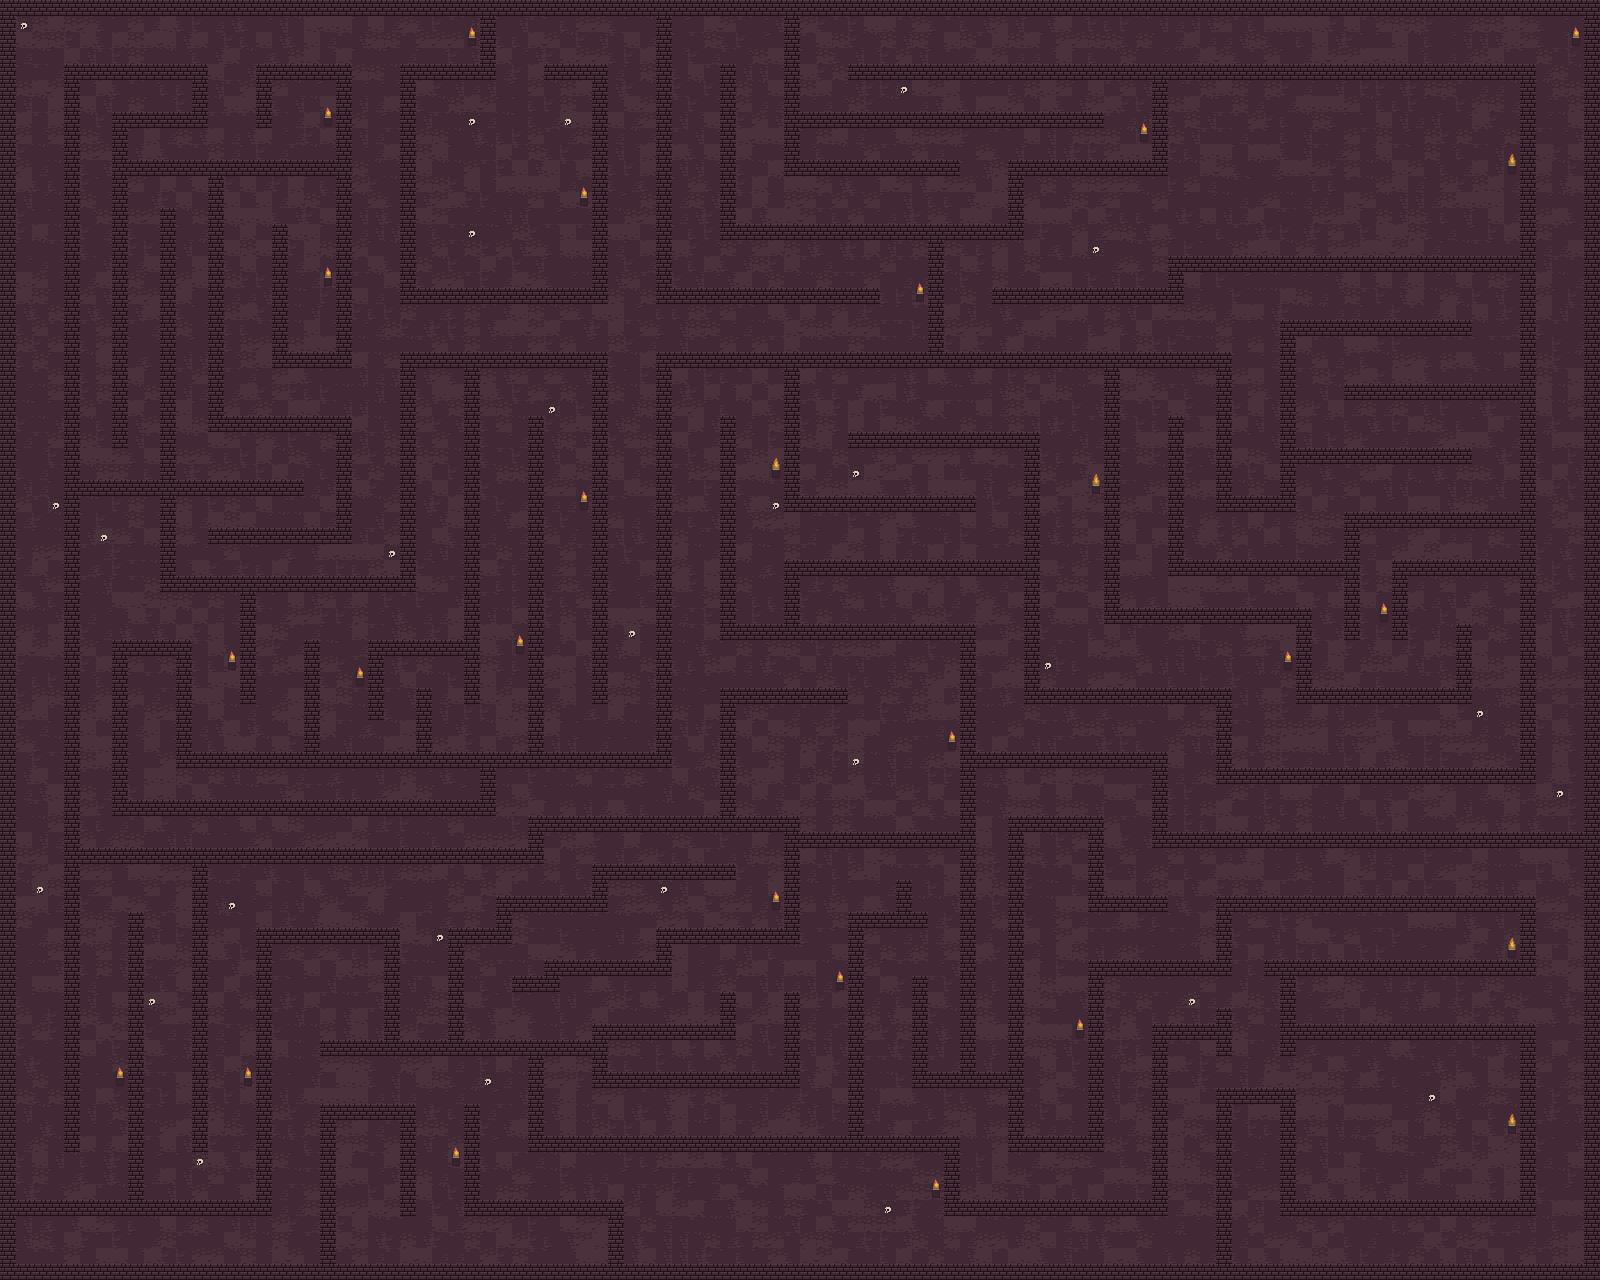

Rendered tile map (Tiled .tmx) drawn with the repository's tilesets; below, a short description and the map source with its tile grids summarised:
An orthogonal 100x80 tile map with 16x16 px tiles, 3 tile layers (background, decoration, wall), 1 hidden layer not drawn, 4 tilesets and 180 objects (175x collision, portail_collider).

<map version="1.10" tiledversion="1.10.2" orientation="orthogonal" renderorder="right-down" width="100" height="80" tilewidth="16" tileheight="16" infinite="0" nextlayerid="15" nextobjectid="249">
 <tileset firstgid="1" source="../Tilesets/0x72_16x16DungeonTileset.v5.tsx" />
 <tileset firstgid="513" name="portal" tilewidth="891" tileheight="835" tilecount="1" columns="0">
  <grid orientation="orthogonal" width="1" height="1" />
  <tile id="0">
   <image width="891" height="835" source="../Sprites/magic-clipart-portal-4.png" />
   <objectgroup draworder="index" id="2">
    <object id="1" x="49.5758" y="17.8788" width="824.121" height="777.636">
     <ellipse />
    </object>
   </objectgroup>
  </tile>
 </tileset>
 <tileset firstgid="514" name="treasure" tilewidth="16" tileheight="16" tilecount="1" columns="0">
  <grid orientation="orthogonal" width="1" height="1" />
  <tile id="0">
   <image width="16" height="16" source="../Sprites/chest.png" />
   <objectgroup draworder="index" id="2">
    <object id="1" x="0.0078125" y="1.00781">
     <polygon points="0,0 1.99219,-0.0390625 2,-1.01563 3.99219,-1.00781 3.99219,-0.0195313 11.9844,-0.0117188 11.9922,-1.00781 13.97,-1.00781 13.9811,-0.0522569 15.9922,-0.0078125 16.0033,14.97 -0.0189236,15.0144" />
    </object>
   </objectgroup>
  </tile>
 </tileset>
 <tileset firstgid="515" name="home4" tilewidth="16" tileheight="16" tilecount="1287" columns="33">
  <image source="../Sprites/home4.png" width="528" height="624" />
 </tileset>
 <layer id="1" name="background" width="100" height="80">
  <data>[8000 cells, 8000 non-empty, 13 distinct tile ids]</data>
 </layer>
 <layer id="14" name="decoration" width="100" height="80">
  <data>[8000 cells, 79 non-empty, 5 distinct tile ids]</data>
 </layer>
 <layer id="3" name="wall" width="100" height="80">
  <data>[8000 cells, 2074 non-empty, 1 distinct tile ids]</data>
 </layer>
 <layer id="6" name="wall_up" width="100" height="80" visible="0">
  <data>[8000 cells, 906 non-empty, 1 distinct tile ids]</data>
 </layer>
 <objectgroup id="7" name="collision">
  <object id="44" type="collision" x="0" y="0" width="11" height="379" />
  <object id="45" type="collision" x="0" y="0" width="1040" height="16" />
  <object id="46" type="collision" x="8.36364" y="16.3636" width="7.45455" height="1263.64" />
  <object id="47" type="collision" x="1040" y="0" width="208" height="16" />
  <object id="48" type="collision" x="1248" y="0" width="352" height="16" />
  <object id="49" type="collision" x="1584" y="16" width="16" height="992" />
  <object id="52" type="collision" x="1584" y="1008" width="16" height="267.333" />
  <object id="53" type="collision" x="1008" y="1264" width="592" height="16" />
  <object id="55" type="collision" x="416" y="1264" width="592" height="16" />
  <object id="56" type="collision" x="0" y="1264" width="416" height="16" />
  <object id="57" type="collision" x="0" y="838.667" width="12.6667" height="441.333" />
  <object id="58" type="collision" x="0" y="608" width="16" height="224" />
  <object id="59" type="collision" x="0" y="816" width="16" height="32" />
  <object id="60" type="collision" x="0" y="372.667" width="11.3333" height="235.333" />
  <object id="61" type="collision" x="65.3333" y="222.667" width="14.6667" height="929.333" />
  <object id="62" type="collision" x="64" y="64" width="16" height="160" />
  <object id="63" type="collision" x="64" y="64" width="144" height="16" />
  <object id="64" type="collision" x="192" y="80" width="16" height="48" />
  <object id="65" type="collision" x="112" y="112" width="80" height="16" />
  <object id="66" type="collision" x="112" y="128" width="16" height="224" />
  <object id="68" type="collision" x="128" y="160" width="224" height="16" />
  <object id="69" type="collision" x="256" y="64" width="16" height="64" />
  <object id="71" type="collision" x="256" y="64" width="96" height="16" />
  <object id="72" type="collision" x="336" y="80" width="16" height="282.5" />
  <object id="73" type="collision" x="272" y="352" width="80" height="16" />
  <object id="74" type="collision" x="272" y="224" width="16" height="144" />
  <object id="75" type="collision" x="112" y="352" width="16" height="96" />
  <object id="76" type="collision" x="208" y="176" width="16" height="256" />
  <object id="77" type="collision" x="208" y="416" width="144" height="16" />
  <object id="78" type="collision" x="161" y="208" width="15" height="347" />
  <object id="79" type="collision" x="80" y="480" width="224" height="16" />
  <object id="80" type="collision" x="336" y="432" width="14" height="107" />
  <object id="81" type="collision" x="208" y="528" width="144" height="16" />
  <object id="82" type="collision" x="160" y="576" width="256" height="16" />
  <object id="83" type="collision" x="400" y="352" width="16" height="224" />
  <object id="84" type="collision" x="160" y="560" width="16" height="16" />
  <object id="85" type="collision" x="160" y="544" width="16" height="16" />
  <object id="86" type="collision" x="112" y="640" width="16" height="176" />
  <object id="87" type="collision" x="112" y="640" width="80" height="16" />
  <object id="88" type="collision" x="176" y="656" width="16" height="112" />
  <object id="89" type="collision" x="240" y="592" width="16" height="112" />
  <object id="90" type="collision" x="304" y="640" width="16" height="112" />
  <object id="91" type="collision" x="176" y="752" width="320" height="16" />
  <object id="92" type="collision" x="368" y="640" width="16" height="80" />
  <object id="93" type="collision" x="416" y="688" width="16" height="64" />
  <object id="94" type="collision" x="368" y="640" width="112" height="16" />
  <object id="95" type="collision" x="400" y="352" width="208" height="16" />
  <object id="96" type="collision" x="592" y="368" width="16" height="336" />
  <object id="97" type="collision" x="528" y="416" width="16" height="352" />
  <object id="98" type="collision" x="464" y="368" width="16" height="336" />
  <object id="99" type="collision" x="480" y="752" width="192" height="16" />
  <object id="100" type="collision" x="656" y="352" width="16" height="400" />
  <object id="101" type="collision" x="720" y="416" width="16" height="224" />
  <object id="103" type="collision" x="480" y="16" width="16" height="64" />
  <object id="104" type="collision" x="400" y="64" width="96" height="16" />
  <object id="105" type="collision" x="400" y="80" width="16" height="208" />
  <object id="107" type="collision" x="400" y="288" width="208" height="16" />
  <object id="108" type="collision" x="544" y="64" width="64" height="16" />
  <object id="109" type="collision" x="592" y="80" width="16" height="208" />
  <object id="110" type="collision" x="656" y="16" width="16" height="288" />
  <object id="111" type="collision" x="784" y="16" width="16" height="160" />
  <object id="112" type="collision" x="800" y="112" width="304" height="16" />
  <object id="115" type="collision" x="720" y="64" width="16" height="176" />
  <object id="116" type="collision" x="720" y="224" width="304" height="16" />
  <object id="117" type="collision" x="784" y="160" width="176" height="16" />
  <object id="118" type="collision" x="672" y="288" width="208" height="16" />
  <object id="119" type="collision" x="1008" y="160" width="16" height="64" />
  <object id="120" type="collision" x="1152" y="64" width="16" height="112" />
  <object id="121" type="collision" x="1024" y="160" width="128" height="16" />
  </objectgroup>
 <objectgroup id="10" name="portail">
  <!-- 3 objects omitted --></objectgroup>
 <objectgroup id="13" name="portail_visuel">
  <!-- 1 objects omitted --></objectgroup>
</map>
<!-- 109 of 180 objects omitted -->
